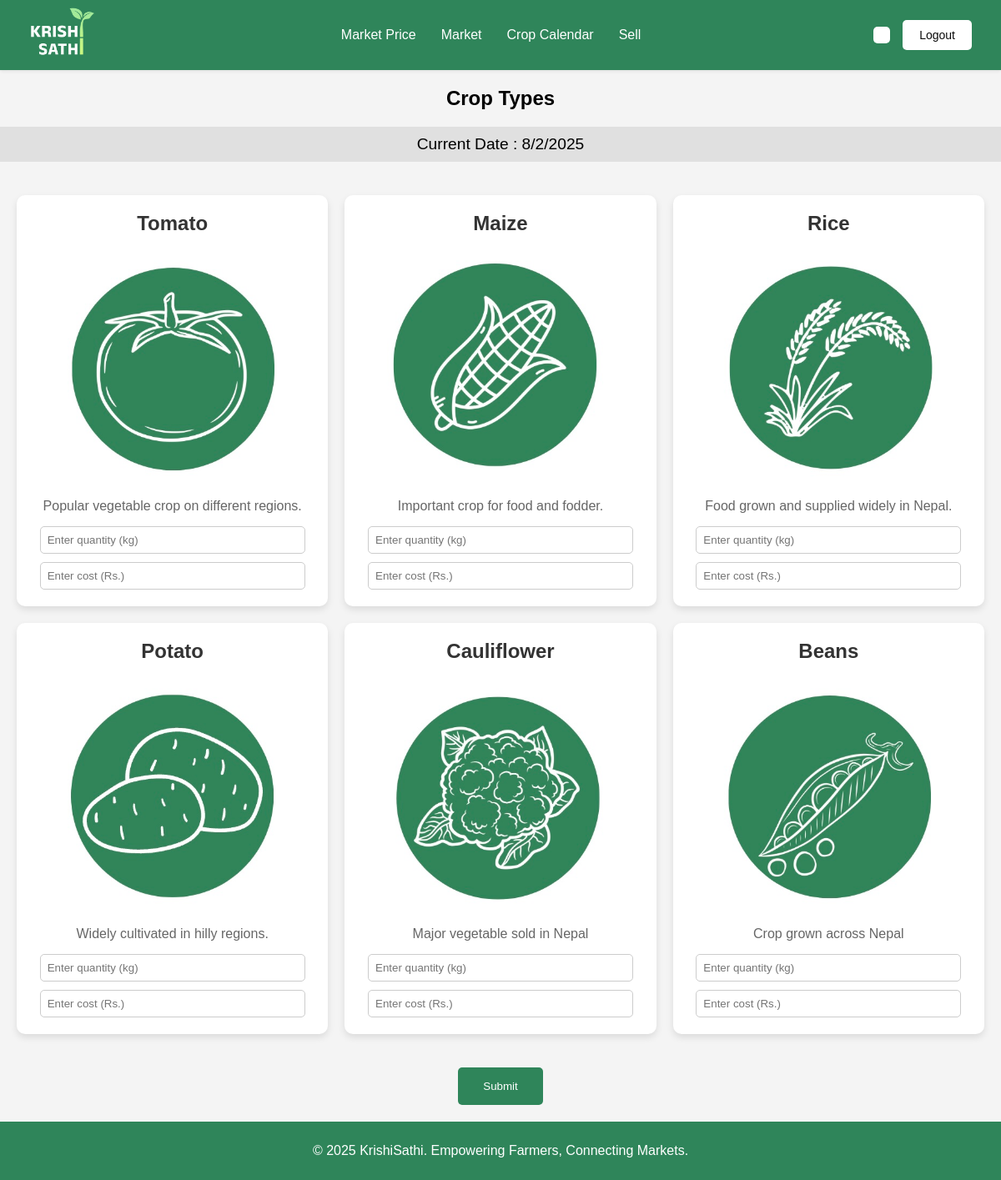
/submit-crop (signed in), run on the app's committed database.
### mainapp/models.py (models this page shows, shortened)
class CropType(models.Model):
    name = models.CharField(max_length=200, unique=True)
    description = models.TextField(blank=True)

class CropImage(models.Model):
    crop_type = models.ForeignKey(
            CropType,
            on_delete=models.CASCADE,
            related_name='images',
    )
    image = models.ImageField(upload_to='crops/')
    uploaded_at = models.DateTimeField(auto_now_add=True)

### mainapp/views.py (the view, shortened to what this page needs)
# urls.py: path('submit-crop', views.submit_crop_entry, name='crop_entry'),
@login_required
def submit_crop_entry(request):
    return render(request, 'post_crops.html', {'crop_types': models.CropType.objects.prefetch_related('images').all()})

### mainapp/templates/post_crops.html (shortened to what this page needs)
{% extends "base.html" %}
{% block content %}
<h2 style="text-align: center;">Crop Types</h2>
<div class="datetime" id="datetime"></div>
<div class="market-container">
    {% for crop in crop_types %}
    <form method="POST" action="{% url 'crop_entry' %}">
    <div class="crop-card">
        <h3>{{ crop.name }}</h3>
        {% if crop.images.all %}
            <img src="{{ crop.images.first.image.url }}" alt="{{ crop.name }}">
        {% else %}
            <img src="/static/default_crop.jpg" alt="No Image Available">
        {% endif %}
        <p>{{ crop.description }}</p>
        <input type="number" class="quantity-input" placeholder="Enter quantity (kg)" min="0">
        <input type="number" class="quantity-input" placeholder="Enter cost (Rs.)" min="0">
    </div>
    </form>
    {% endfor %}
</div>
<button class="submit-button" onclick="submitData()">Submit</button>
{% endblock %}

### mainapp/static/mainapp/css/styles.css (style rules this page uses)
body { background-color: white; min-height: 100vh; margin: 0; font-family: Arial, sans-serif; }
body { top: 0px !important; }

### mainapp/templates/base.html (style rules this page uses)
body { top: 0px !important; }

### mainapp/templates/post_crops.html (style rules this page uses)
body { font-family: Arial, sans-serif; background-color: #f4f4f4; margin: 0; padding: 0; }
.datetime { background-color: #e0e0e0; padding: 10px; text-align: center; font-size: 1.2em; }
.market-container { display: grid; grid-template-columns: repeat(3, 1fr); gap: 20px; padding: 20px; max-width: 1200px; margin: 20px auto; }
.crop-card { background: white; padding: 20px; border-radius: 10px; box-shadow: 0 4px 8px rgba(0, 0, 0, 0.1); text-align: center; transition: transform 0.3s ease, box-shadow 0.3s ease; }
.crop-card h3 { margin: 0 0 10px; font-size: 1.5em; color: #333; }
.crop-card p { margin: 5px 0; color: #666; }
.crop-card img { width: 100%; height: auto; border-radius: 5px; }
.quantity-input { margin-top: 10px; padding: 8px; width: 90%; border: 1px solid #ccc; border-radius: 5px; }
.submit-button { display: block; margin: 20px auto; padding: 15px 30px; background-color: #2f855a; color: white; border: none; border-radius: 5px; cursor: pointer; transition: background-color 0.3s ease; }

### data on the page
CropType: name "Tomato", images.first.image (picture), description "Popular vegetable crop on different regions."
CropType: name "Maize", images.first.image (picture), description "Important crop for food and fodder."
CropType: name "Rice", images.first.image (picture), description "Food grown and supplied widely in Nepal."
CropType: name "Potato", images.first.image (picture), description "Widely cultivated in hilly regions."
CropType: name "Cauliflower", images.first.image (picture), description "Major vegetable sold in Nepal"
CropType: name "Beans", images.first.image (picture), description "Crop grown across Nepal"
